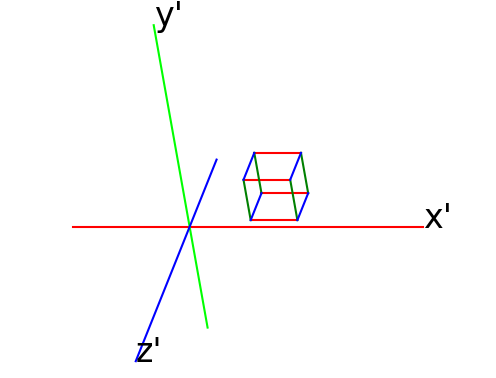

This chart was generated by the following Python code:
from numpy import array
import matplotlib.pyplot as plt
from gram_schmidt import gram_schmidt

def curve(pos, col=(0, 0, 0)):
    plt.plot(*zip(*pos), color=col)

def draw_cube(o, x, y, z):
    axes, cols = [x, y, z], ['r', 'g', 'b']
    planes = [(y, z), (z, x), (x, y)]
    for ax, col, p in zip(axes, cols, planes):
        face = [o, o + p[0], o + p[0] + p[1], o + p[1]]
        for vertex in face:
            curve(pos=[vertex, vertex + ax], col=col)

o, e, u = array([0, 0, 0]), array([1, 2, 3]), array([5, 5, 5])
x, y, z = array([1, 0, 0]), array([0, 1, 0]), array([0, 0, 1])
E = array(gram_schmidt([e, x, y, z])[1:])
plt.axis('equal'), plt.axis('off')
for ax, lbl in [(x, "x'"), (y, "y'"), (z, "z'")]:
    curve(pos=[E.dot(-5 * ax), E.dot(10 * ax)], col=ax)
    plt.text(*E.dot(10 * ax), lbl, fontsize=24)
c1 = [u, 2*x, 2*y, 2*z]
c2 = [E.dot(v) for v in c1]
draw_cube(*c2), plt.show()
#plt.savefig('screen.png', bbox_inches='tight', pad_inches=0)
